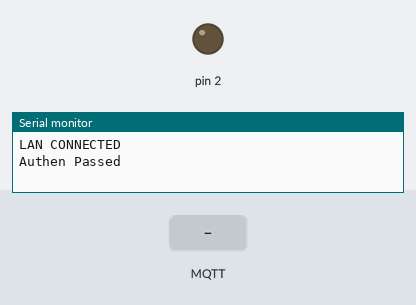
The sketch below on a simulated Arduino Uno, built for the host (arithmetic inside an expression is 32-bit, double 64-bit). Parts: output pins drawn as LEDs (lit = HIGH), the last lines printed to the serial monitor. The test bench sets the inputs (shaded band). WiFi joins after 1.5 s; servers stay silent unless stated; no MQTT or app messages arrive unless stated.

Above: at 2.7 s.
2.8 s: MQTT message "test" arrives on the first subscribed topic
At 3.8 s:
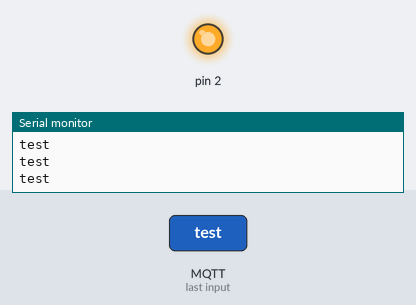
4.3 s: MQTT message "1" arrives on the first subscribed topic
At 5.0 s:
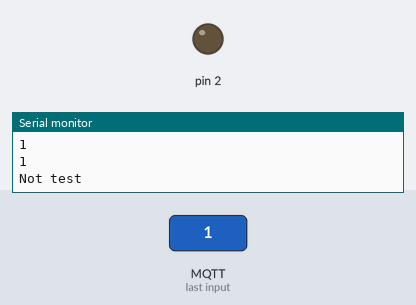
5.8 s: MQTT message "0" arrives on the first subscribed topic
At 6.1 s:
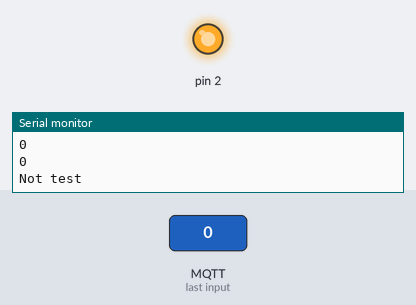
7.3 s: MQTT message "2" arrives on the first subscribed topic
At 8.5 s:
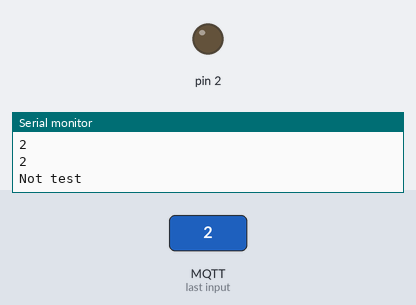
Timing chart, 0 to 9.8 s (numbered marks = the images above; inputs shaded):
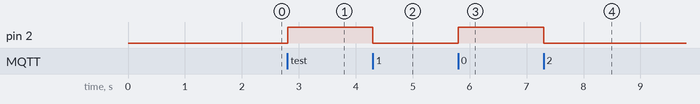

Measured:
- after the input at 2.8 s, pin 2: LOW → HIGH at once
- after the input at 4.3 s, pin 2: HIGH → LOW at once
- after the input at 5.8 s, pin 2: LOW → HIGH at once
- after the input at 7.3 s, pin 2: HIGH → LOW at once

The sketch:

mqtt_project.ino
```cpp
#include <PString.h>
#include <SPI.h>
#include <Ethernet.h>
#include <PubSubClient.h>
/*
 Basic MQTT example with Authentication

  - connects to an MQTT server, providing username
    and password
  - publishes "hello world" to the topic "outTopic"
  - subscribes to the topic "inTopic"
*/
boolean state = 0;
unsigned int count;
unsigned int temp;
//byte server[] = { 54, 75, 180, 40 };
byte server[] = { 198,41,30,241};
// Update these with values suitable for your network.
byte mac[]    = { 0x02, 0x5E, 0x77, 0xCE, 0x2A, 0xCC };
byte ip[]     = { 192, 168, 22, 182 };
byte gateway[]= { 192, 168, 22, 1};
byte subnet[] = { 255, 255, 255, 0};

void callback(char* topic, byte* payload, unsigned int length);
EthernetClient ethClient;
PubSubClient client(server, 1883/*12935*/, callback, ethClient);

void callback(char* topic, byte* payload, unsigned int length) {
  // handle message arrived
    byte* p = (byte*)malloc(length);
  // Copy the payload to the new buffer
  memcpy(p,payload,length);
  char* text = (char*)p;
  strlcpy(text,text,length+1);
  client.publish("outTopic", p, length);
  Serial.println((char*)text);
  Serial.println(text);
  if(!strcmp(text,"test"))
    Serial.println("test");
  else
    Serial.println("Not test");
  state = !state;
  digitalWrite(2,state);
  // Free the memory
  free(p);
}

void setup()
{ pinMode(2,OUTPUT);
  Serial.begin(9600);
  //Ethernet.begin(mac, ip, gateway, subnet);
  //Ethernet.begin(mac,ip);
  Ethernet.begin(mac);
  Serial.println("LAN CONNECTED");
  if(client.connect("arduinoClient")){
  //if (client.connect("mqtt_arduino","sqgjiqvd","LZ3JY63V9XlW"))
    //client.publish("outTopic","hello world");
    client.subscribe("cmmc/chuan/in");
    Serial.println("Authen Passed");
  }
  else {
    Serial.println("AUTHEN FAILED");
  }
  count=0;
}

void loop()
{
  client.loop();
  count++;
  if(count>=20000)
  {
  if (client.connected()) {
    temp= ((5.0*analogRead(0))/1023.0)*100.0;
    client.publish("cmmc/chuan/out","A_on,L_on,M_on");
    Serial.println("Printed");
  }
  else
  {
    Serial.println("Connect have a problem");
    //client.connect("arduinoClient", "sqgjiqvd", "LZ3JY63V9XlW");
    client.connect("arduinoClient");
    client.subscribe("cmmc/chuan/in");
  }
  count=0;
  }
}

///////////////// P'MangKhon //////////////////
/*
#include <SPI.h>
#include <Ethernet.h>
#include <PubSubClient.h>
#include <dht.h>
#include <stdlib.h>
#include <string.h>
#include <avr/dtostrf.h>
#define DHT22_PIN 5

// Update these with values suitable for your network.
byte mac[]    = {  0xDE, 0xED, 0xBA, 0xFE, 0xFE, 0xED };
byte server[] = { 198, 41, 30, 241 };
byte ip[]     = { 192, 168, 22, 252 };
char buf_temp[20];
char buf_hud[20];
String Str;
char chararray[20];

dht DHT;


void callback(char* topic, byte* payload, unsigned int length) {
  // handle message arrived
  Serial.println((char*)payload);
}


EthernetClient ethClient;
PubSubClient client(server, 1883, callback, ethClient);

void setup()
{
  Serial.begin(9600);
  Ethernet.begin(mac, ip);
  client.connect("arduinoClient");
}

void loop()
{
//  client.loop();
  int chk = DHT.read22(DHT22_PIN);
  Serial.print(DHT.humidity, 1);
  Serial.print(",\t");
  Serial.print(DHT.temperature, 1);
  Serial.print(",\t");
  Serial.println();
  dtostrf(DHT.temperature,3,2,buf_temp);
  dtostrf(DHT.humidity,3,2,buf_hud);
  Str += buf_temp;
  Str += ",";
  Str += buf_hud;
  Str.toCharArray(chararray,20);
  Serial.println(Str);
  client.publish("cmmc/Dragon",chararray);
  Str = "";
  delay(1000);
}
*/
```
